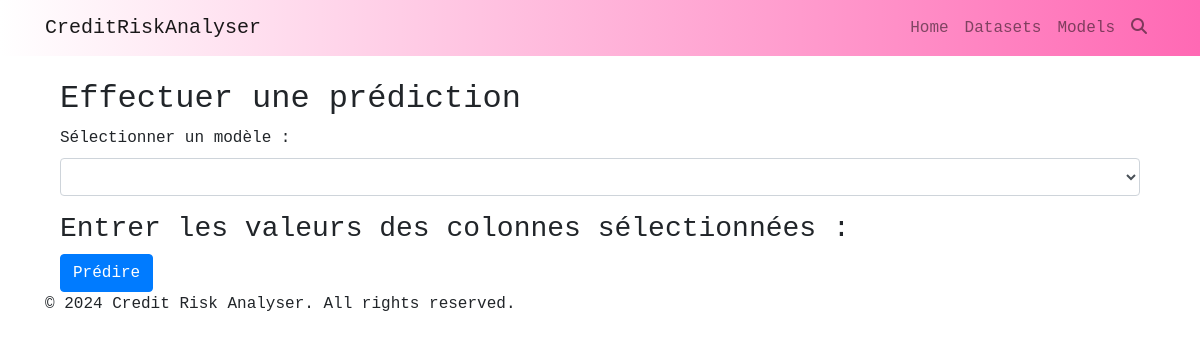
Page /predict/ on the earlier database version.
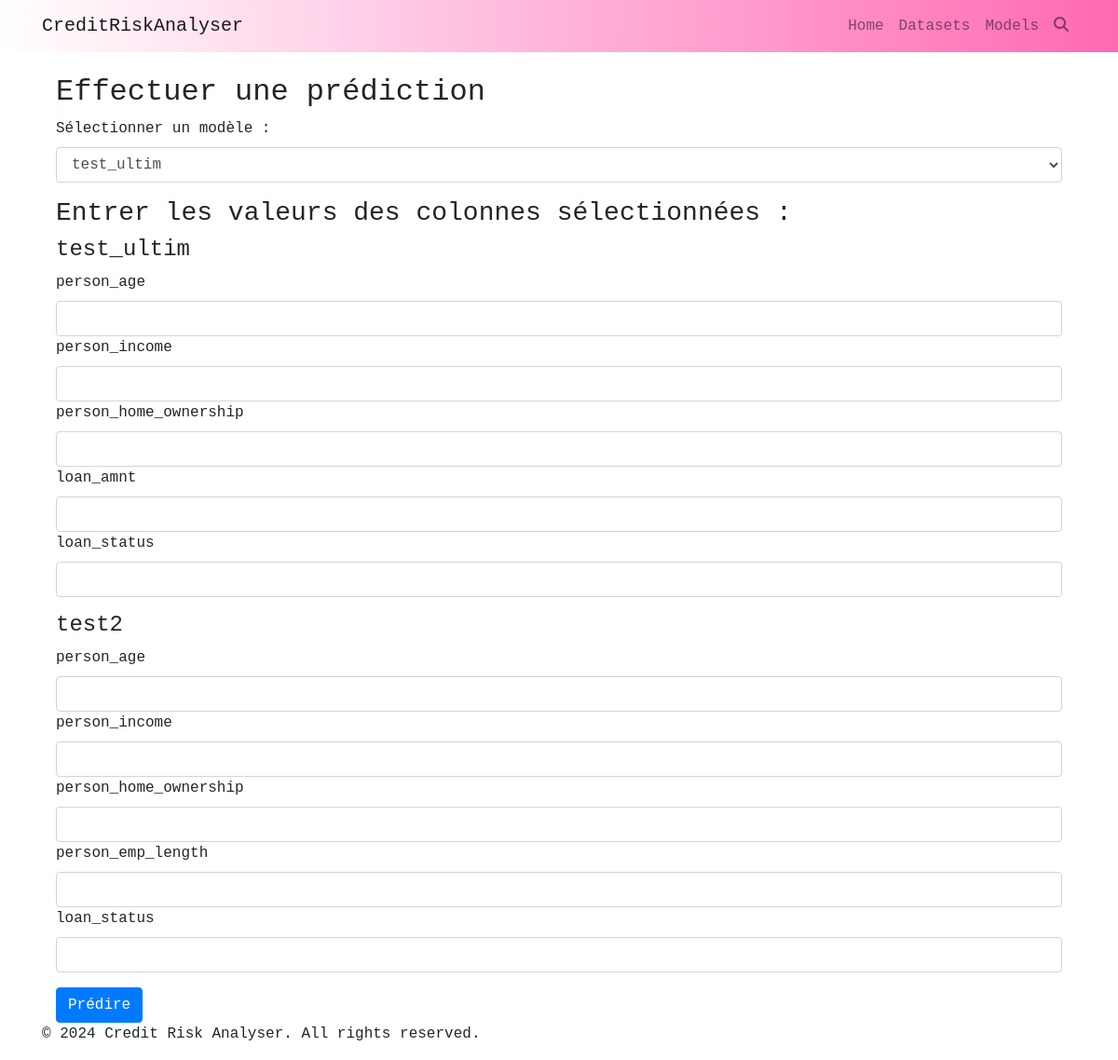
Same page on the later database version.
### credit_review/models.py (models this page shows, shortened)
class Model(models.Model):
    name = models.CharField(max_length=100)
    ALGO_CHOICES = (
        ('randomforest', 'RamdomForest'),
        ('logistic_regression', 'Regression Logistique'),
        ('decision_tree', 'Arbre de décision'),
        ('xgboost', 'XGBOOST'),
        ('svm', 'SVM'),
        ('igboost', 'IGBOOST')
    )
    algorithm = models.CharField(max_length=100, choices=ALGO_CHOICES, default='Regression Logistique')
    dataset = models.ForeignKey(Dataset, on_delete=models.CASCADE)
    model_data = models.FileField(upload_to='models/', blank=True, null=True)
    STATUS_CHOICES = (
        ('trained', 'Entrainé'),
        ('untrained', 'Non entrainé')
    )
    status = models.CharField(max_length=100, choices=STATUS_CHOICES, default='Non entrainé')
    accuracy = models.FloatField(default=0)

class SelectedColumn(models.Model):
    column = models.ForeignKey(Column, on_delete=models.CASCADE)
    model = models.ForeignKey(Model, on_delete=models.CASCADE)

class Column(models.Model):
    name = models.CharField(max_length=100)
    STATUS_CHOICES = (
        ('input', 'Input'),
        ('target', 'Target'),
    )
    status = models.CharField(max_length=10, choices=STATUS_CHOICES, default='Input')
    dataset = models.ForeignKey(Dataset, on_delete=models.CASCADE)

### credit_review/views.py (the view)
# urls.py: path('predict/', views.predict, name='predict'),
def predict(request):
    if request.method == 'POST':
        try:
            model_id = request.POST.get('model_id')
            model = Model.objects.get(pk=model_id)
            selected_columns = SelectedColumn.objects.filter(model=model)
            input_data = {}
            for column in selected_columns:
                input_data[column.column.name] = request.POST.get(column.column.name)
            model_path = model.model_data.path
            loaded_model = joblib.load(model_path)
            prediction = loaded_model.predict([list(input_data.values())])
            context = {
                'model': model,
                'input_data': input_data,
                'prediction': prediction[0]  # Assumant que le modèle renvoie une seule prédiction
            }
            return render(request, 'prediction_result.html', context)
        except Exception as e:
            return render(request, 'error.html',
                          {'message': "Une erreur s'est produite lors de la prédiction : {}".format(str(e))})
    else:
        trained_models = Model.objects.filter(status='trained')
        context = {
            'trained_models': trained_models
        }
        return render(request, 'predict.html', context)

### templates/predict.html (shortened to what this page needs)
{% extends 'base.html' %}
{% block content %}
<div class="container">
    <h2>Effectuer une prédiction</h2>
    <form action="{% url 'predict' %}" method="post">
        <div class="form-group">
            <label for="model_id">Sélectionner un modèle :</label>
            <select class="form-control" id="model_id" name="model_id">
                {% for model in trained_models %}
                <option value="{{ model.id }}">{{ model.name }}</option>
                {% endfor %}
            </select>
        </div>
        <h3>Entrer les valeurs des colonnes sélectionnées :</h3>
        {% for model in trained_models %}
            {% if model.selectedcolumn_set.all %}
                <h4>{{ model.name }}</h4>
                <div class="form-group">
                    {% for selected_column in model.selectedcolumn_set.all %}
                    <label for="{{ selected_column.column.name }}">{{ selected_column.column.name }}</label>
                    <input type="text" class="form-control" id="{{ selected_column.column.name }}" name="{{ selected_column.column.name }}">
                    {% endfor %}
                </div>
            {% endif %}
        {% endfor %}
        <button type="submit" class="btn btn-primary">Prédire</button>
    </form>
</div>
{% endblock %}

### templates/base.html (shortened to what this page needs)
<!DOCTYPE html>
<html lang="en">
<head>
    <link rel="stylesheet" href="https://stackpath.bootstrapcdn.com/bootstrap/4.5.2/css/bootstrap.min.css">
</head>
<body>
<nav class="navbar navbar-expand-lg navbar-light bg-light">
    <div class="container">
        <a class="navbar-brand" href="#">
            CreditRiskAnalyser
        </a>
        <div class="collapse navbar-collapse" id="navbarNav">
            <ul class="navbar-nav ml-auto">
                <li class="nav-item">
                    <a class="nav-link" href="#">Home</a>
                </li>
                <li class="nav-item">
                    <a class="nav-link" href="#">Datasets</a>
                </li>
                <li class="nav-item">
                    <a class="nav-link" href="#">Models</a>
                </li>
                <li class="nav-item">
                    <a class="nav-link search-icon" href="#"><i class="fas fa-search"></i></a>
                </li>
            </ul>
        </div>
    </div>
</nav>
<div class="container mt-4">
    {% block content %}{% endblock %}
</div>
<footer class="footer">
    <div class="container">
        <p>&copy; 2024 Credit Risk Analyser. All rights reserved.</p>
    </div>
</footer>
</body>
</html>

### templates/base.html (style rules this page uses)
body { font-family: 'JetBrains Mono', monospace; }
.navbar { background: linear-gradient(to right, #ffffff, #ff69b4); }
.navbar .search-icon { margin-left: auto; color: #fff; }

Differences in the rows shown:
added Model: name "test_ultim"
added SelectedColumn: column.name "person_age", shown under "test_ultim"
added SelectedColumn: column.name "person_income", shown under "test_ultim"
added SelectedColumn: column.name "person_home_ownership", shown under "test_ultim"
added SelectedColumn: column.name "loan_amnt", shown under "test_ultim"
added SelectedColumn: column.name "loan_status", shown under "test_ultim"
added Model: name "test2"
added SelectedColumn: column.name "person_age", shown under "test2"
added SelectedColumn: column.name "person_income", shown under "test2"
added SelectedColumn: column.name "person_home_ownership", shown under "test2"
added SelectedColumn: column.name "person_emp_length", shown under "test2"
added SelectedColumn: column.name "loan_status", shown under "test2"
Other differences:
form field model_id: (not shown) → "test_ultim"
